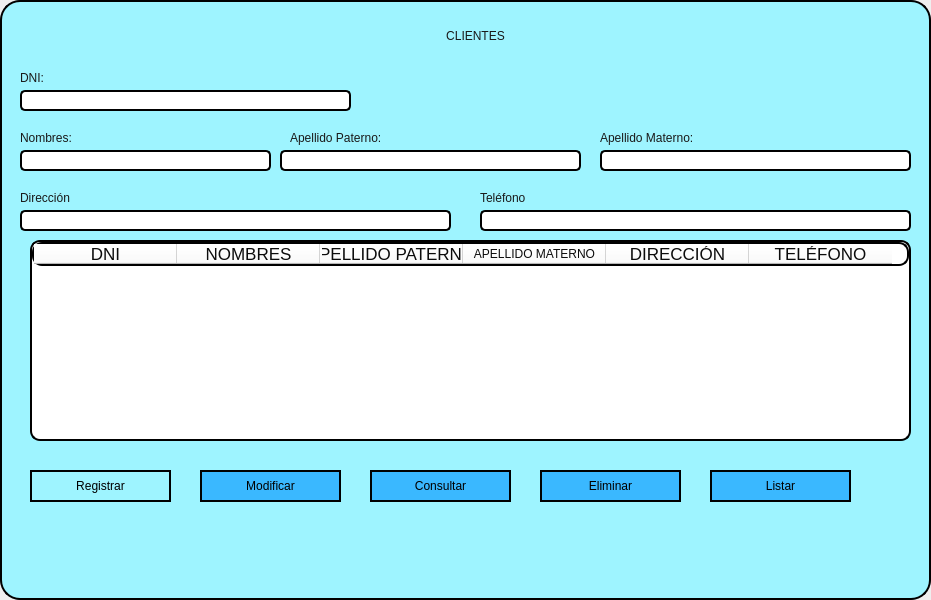
<?xml version="1.0" encoding="UTF-8"?>
<ui version="4.0">
 <class>MainWindow</class>
 <widget class="QMainWindow" name="MainWindow">
  <property name="geometry">
   <rect>
    <x>0</x>
    <y>0</y>
    <width>931</width>
    <height>600</height>
   </rect>
  </property>
  <property name="windowTitle">
   <string>MainWindow</string>
  </property>
  <widget class="QWidget" name="centralwidget">
   <layout class="QVBoxLayout" name="verticalLayout">
    <property name="spacing">
     <number>0</number>
    </property>
    <property name="leftMargin">
     <number>0</number>
    </property>
    <property name="topMargin">
     <number>0</number>
    </property>
    <property name="rightMargin">
     <number>0</number>
    </property>
    <property name="bottomMargin">
     <number>0</number>
    </property>
    <item>
     <widget class="QFrame" name="frame">
      <property name="styleSheet">
       <string notr="true">background-color: rgb(158, 244, 255);
border-radius:20px;
border:2px solid;</string>
      </property>
      <property name="frameShape">
       <enum>QFrame::StyledPanel</enum>
      </property>
      <property name="frameShadow">
       <enum>QFrame::Raised</enum>
      </property>
      <widget class="QLineEdit" name="txtDni">
       <property name="geometry">
        <rect>
         <x>20</x>
         <y>90</y>
         <width>331</width>
         <height>21</height>
        </rect>
       </property>
       <property name="styleSheet">
        <string notr="true">background-color: rgb(255, 255, 255);
border-radius: 5px;
color: rgb(12, 12, 12);
</string>
       </property>
       <property name="text">
        <string/>
       </property>
      </widget>
      <widget class="QLabel" name="lblDni">
       <property name="geometry">
        <rect>
         <x>20</x>
         <y>70</y>
         <width>60</width>
         <height>16</height>
        </rect>
       </property>
       <property name="styleSheet">
        <string notr="true">border:none;
color: rgb(25, 25, 25);</string>
       </property>
       <property name="text">
        <string>DNI:</string>
       </property>
      </widget>
      <widget class="QLabel" name="label_2">
       <property name="geometry">
        <rect>
         <x>360</x>
         <y>10</y>
         <width>231</width>
         <height>51</height>
        </rect>
       </property>
       <property name="styleSheet">
        <string notr="true">border:none;
font: 40pt &quot;Arial&quot;;
color: rgb(25, 25, 25);</string>
       </property>
       <property name="text">
        <string>CLIENTES</string>
       </property>
       <property name="textFormat">
        <enum>Qt::AutoText</enum>
       </property>
       <property name="alignment">
        <set>Qt::AlignCenter</set>
       </property>
       <property name="wordWrap">
        <bool>false</bool>
       </property>
       <property name="indent">
        <number>-1</number>
       </property>
      </widget>
      <widget class="QLabel" name="label_3">
       <property name="geometry">
        <rect>
         <x>20</x>
         <y>190</y>
         <width>91</width>
         <height>16</height>
        </rect>
       </property>
       <property name="styleSheet">
        <string notr="true">border:none;
color: rgb(25, 25, 25);</string>
       </property>
       <property name="text">
        <string>Dirección</string>
       </property>
      </widget>
      <widget class="QLabel" name="label_4">
       <property name="geometry">
        <rect>
         <x>290</x>
         <y>130</y>
         <width>111</width>
         <height>16</height>
        </rect>
       </property>
       <property name="styleSheet">
        <string notr="true">border:none;
color: rgb(25, 25, 25);</string>
       </property>
       <property name="text">
        <string>Apellido Paterno:</string>
       </property>
      </widget>
      <widget class="QLabel" name="label_6">
       <property name="geometry">
        <rect>
         <x>20</x>
         <y>130</y>
         <width>60</width>
         <height>16</height>
        </rect>
       </property>
       <property name="styleSheet">
        <string notr="true">border:none;
color: rgb(25, 25, 25);</string>
       </property>
       <property name="text">
        <string>Nombres:</string>
       </property>
      </widget>
      <widget class="QLineEdit" name="txtNombres">
       <property name="geometry">
        <rect>
         <x>20</x>
         <y>150</y>
         <width>251</width>
         <height>21</height>
        </rect>
       </property>
       <property name="styleSheet">
        <string notr="true">background-color: rgb(255, 255, 255);
border-radius: 5px;
color: rgb(12, 12, 12);</string>
       </property>
      </widget>
      <widget class="QLineEdit" name="txtApellidoPaterno">
       <property name="geometry">
        <rect>
         <x>280</x>
         <y>150</y>
         <width>301</width>
         <height>21</height>
        </rect>
       </property>
       <property name="styleSheet">
        <string notr="true">background-color: rgb(255, 255, 255);
border-radius: 5px;
color: rgb(12, 12, 12);</string>
       </property>
      </widget>
      <widget class="QLineEdit" name="txtDireccion">
       <property name="geometry">
        <rect>
         <x>20</x>
         <y>210</y>
         <width>431</width>
         <height>21</height>
        </rect>
       </property>
       <property name="styleSheet">
        <string notr="true">background-color: rgb(255, 255, 255);
border-radius: 5px;
color: rgb(12, 12, 12);</string>
       </property>
      </widget>
      <widget class="QLabel" name="label_8">
       <property name="geometry">
        <rect>
         <x>480</x>
         <y>190</y>
         <width>101</width>
         <height>16</height>
        </rect>
       </property>
       <property name="styleSheet">
        <string notr="true">border:none;
color: rgb(25, 25, 25);</string>
       </property>
       <property name="text">
        <string>Teléfono</string>
       </property>
      </widget>
      <widget class="QLineEdit" name="txtTelefono">
       <property name="geometry">
        <rect>
         <x>480</x>
         <y>210</y>
         <width>431</width>
         <height>21</height>
        </rect>
       </property>
       <property name="styleSheet">
        <string notr="true">background-color: rgb(255, 255, 255);
border-radius: 5px;
color: rgb(25, 25, 25);</string>
       </property>
      </widget>
      <widget class="QPushButton" name="btnRegistrar">
       <property name="geometry">
        <rect>
         <x>30</x>
         <y>470</y>
         <width>141</width>
         <height>32</height>
        </rect>
       </property>
       <property name="styleSheet">
        <string notr="true">QPushButton{
background-color: rgb(58, 184, 255);
font:14pt &quot;Monaco&quot;;

}

QPushButton:hover{

background-color: rgb(0, 255, 69);
font:14pt &quot;Monaco&quot;;

}

color: rgb(25, 25, 25);</string>
       </property>
       <property name="text">
        <string>Registrar</string>
       </property>
      </widget>
      <widget class="QTableWidget" name="tblClientes">
       <property name="geometry">
        <rect>
         <x>30</x>
         <y>240</y>
         <width>881</width>
         <height>201</height>
        </rect>
       </property>
       <property name="sizePolicy">
        <sizepolicy hsizetype="Expanding" vsizetype="Expanding">
         <horstretch>0</horstretch>
         <verstretch>0</verstretch>
        </sizepolicy>
       </property>
       <property name="minimumSize">
        <size>
         <width>0</width>
         <height>0</height>
        </size>
       </property>
       <property name="styleSheet">
        <string notr="true">border-radius: 10px;
background-color: rgb(255, 255, 255);
color: rgb(12, 12, 12);
</string>
       </property>
       <property name="rowCount">
        <number>0</number>
       </property>
       <property name="columnCount">
        <number>6</number>
       </property>
       <attribute name="horizontalHeaderVisible">
        <bool>true</bool>
       </attribute>
       <attribute name="horizontalHeaderCascadingSectionResizes">
        <bool>false</bool>
       </attribute>
       <attribute name="horizontalHeaderDefaultSectionSize">
        <number>143</number>
       </attribute>
       <attribute name="horizontalHeaderHighlightSections">
        <bool>true</bool>
       </attribute>
       <attribute name="horizontalHeaderMinimumSectionSize">
        <number>19</number>
       </attribute>
       <attribute name="horizontalHeaderShowSortIndicator" stdset="0">
        <bool>false</bool>
       </attribute>
       <attribute name="verticalHeaderDefaultSectionSize">
        <number>30</number>
       </attribute>
       <attribute name="verticalHeaderMinimumSectionSize">
        <number>20</number>
       </attribute>
       <column>
        <property name="text">
         <string notr="true">DNI</string>
        </property>
        <property name="font">
         <font>
          <pointsize>13</pointsize>
          <weight>50</weight>
          <bold>false</bold>
         </font>
        </property>
        <property name="textAlignment">
         <set>AlignCenter</set>
        </property>
        <property name="background">
         <color alpha="0">
          <red>0</red>
          <green>0</green>
          <blue>0</blue>
         </color>
        </property>
       </column>
       <column>
        <property name="text">
         <string>NOMBRES</string>
        </property>
        <property name="font">
         <font>
          <pointsize>13</pointsize>
          <weight>50</weight>
          <bold>false</bold>
         </font>
        </property>
        <property name="textAlignment">
         <set>AlignCenter</set>
        </property>
       </column>
       <column>
        <property name="text">
         <string>APELLIDO PATERNO</string>
        </property>
        <property name="font">
         <font>
          <pointsize>13</pointsize>
          <weight>50</weight>
          <bold>false</bold>
         </font>
        </property>
        <property name="textAlignment">
         <set>AlignCenter</set>
        </property>
       </column>
       <column>
        <property name="text">
         <string>APELLIDO MATERNO</string>
        </property>
        <property name="textAlignment">
         <set>AlignCenter</set>
        </property>
       </column>
       <column>
        <property name="text">
         <string>DIRECCIÓN</string>
        </property>
        <property name="font">
         <font>
          <pointsize>13</pointsize>
          <weight>50</weight>
          <bold>false</bold>
         </font>
        </property>
        <property name="textAlignment">
         <set>AlignCenter</set>
        </property>
       </column>
       <column>
        <property name="text">
         <string>TELÉFONO</string>
        </property>
        <property name="whatsThis">
         <string/>
        </property>
        <property name="font">
         <font>
          <pointsize>13</pointsize>
          <weight>50</weight>
          <bold>false</bold>
         </font>
        </property>
        <property name="textAlignment">
         <set>AlignCenter</set>
        </property>
       </column>
      </widget>
      <widget class="QPushButton" name="btnModificar">
       <property name="geometry">
        <rect>
         <x>200</x>
         <y>470</y>
         <width>141</width>
         <height>32</height>
        </rect>
       </property>
       <property name="styleSheet">
        <string notr="true">QPushButton{
background-color: rgb(58, 184, 255);
font:14pt &quot;Monaco&quot;;

}

QPushButton:hover{

background-color: rgb(0, 255, 69);
font:14pt &quot;Monaco&quot;;

}</string>
       </property>
       <property name="text">
        <string>Modificar</string>
       </property>
      </widget>
      <widget class="QPushButton" name="btnConsultar">
       <property name="geometry">
        <rect>
         <x>370</x>
         <y>470</y>
         <width>141</width>
         <height>32</height>
        </rect>
       </property>
       <property name="styleSheet">
        <string notr="true">QPushButton{
background-color: rgb(58, 184, 255);
font:14pt &quot;Monaco&quot;;

}

QPushButton:hover{

	background-color: rgb(0, 255, 69);
font:14pt &quot;Monaco&quot;;

}</string>
       </property>
       <property name="text">
        <string>Consultar</string>
       </property>
      </widget>
      <widget class="QPushButton" name="btnEliminar">
       <property name="geometry">
        <rect>
         <x>540</x>
         <y>470</y>
         <width>141</width>
         <height>32</height>
        </rect>
       </property>
       <property name="styleSheet">
        <string notr="true">QPushButton{
background-color: rgb(58, 184, 255);
font:14pt &quot;Monaco&quot;;

}

QPushButton:hover{

	background-color: rgb(0, 255, 69);
font:14pt &quot;Monaco&quot;;

}</string>
       </property>
       <property name="text">
        <string>Eliminar</string>
       </property>
      </widget>
      <widget class="QPushButton" name="btnListar">
       <property name="geometry">
        <rect>
         <x>710</x>
         <y>470</y>
         <width>141</width>
         <height>32</height>
        </rect>
       </property>
       <property name="styleSheet">
        <string notr="true">QPushButton{
background-color: rgb(58, 184, 255);
font:14pt &quot;Monaco&quot;;

}

QPushButton:hover{

	background-color: rgb(0, 255, 69);
font:14pt &quot;Monaco&quot;;

}</string>
       </property>
       <property name="text">
        <string>Listar</string>
       </property>
      </widget>
      <widget class="QLabel" name="label_11">
       <property name="geometry">
        <rect>
         <x>710</x>
         <y>10</y>
         <width>171</width>
         <height>131</height>
        </rect>
       </property>
       <property name="styleSheet">
        <string notr="true">border:none;
</string>
       </property>
       <property name="text">
        <string/>
       </property>
       <property name="pixmap">
        <pixmap>../img/cliente.png</pixmap>
       </property>
       <property name="scaledContents">
        <bool>true</bool>
       </property>
      </widget>
      <widget class="QLineEdit" name="txtApellidoMaterno">
       <property name="geometry">
        <rect>
         <x>600</x>
         <y>150</y>
         <width>311</width>
         <height>21</height>
        </rect>
       </property>
       <property name="styleSheet">
        <string notr="true">background-color: rgb(255, 255, 255);
border-radius: 5px;
color: rgb(12, 12, 12);</string>
       </property>
      </widget>
      <widget class="QLabel" name="label_12">
       <property name="geometry">
        <rect>
         <x>600</x>
         <y>130</y>
         <width>111</width>
         <height>16</height>
        </rect>
       </property>
       <property name="styleSheet">
        <string notr="true">border:none;
color: rgb(25, 25, 25);</string>
       </property>
       <property name="text">
        <string>Apellido Materno:</string>
       </property>
      </widget>
      <widget class="QPushButton" name="btnGrabar">
       <property name="geometry">
        <rect>
         <x>200</x>
         <y>470</y>
         <width>141</width>
         <height>32</height>
        </rect>
       </property>
       <property name="styleSheet">
        <string notr="true">QPushButton{
background-color: rgb(58, 184, 255);
font:14pt &quot;Monaco&quot;;

}

QPushButton:hover{

background-color: rgb(0, 255, 69);
font:14pt &quot;Monaco&quot;;

}</string>
       </property>
       <property name="text">
        <string>Grabar</string>
       </property>
      </widget>
      <zorder>btnGrabar</zorder>
      <zorder>txtDni</zorder>
      <zorder>lblDni</zorder>
      <zorder>label_2</zorder>
      <zorder>label_3</zorder>
      <zorder>label_4</zorder>
      <zorder>label_6</zorder>
      <zorder>txtNombres</zorder>
      <zorder>txtApellidoPaterno</zorder>
      <zorder>txtDireccion</zorder>
      <zorder>label_8</zorder>
      <zorder>txtTelefono</zorder>
      <zorder>btnRegistrar</zorder>
      <zorder>tblClientes</zorder>
      <zorder>btnModificar</zorder>
      <zorder>btnConsultar</zorder>
      <zorder>btnEliminar</zorder>
      <zorder>btnListar</zorder>
      <zorder>label_11</zorder>
      <zorder>txtApellidoMaterno</zorder>
      <zorder>label_12</zorder>
     </widget>
    </item>
   </layout>
  </widget>
 </widget>
 <resources/>
 <connections/>
</ui>
